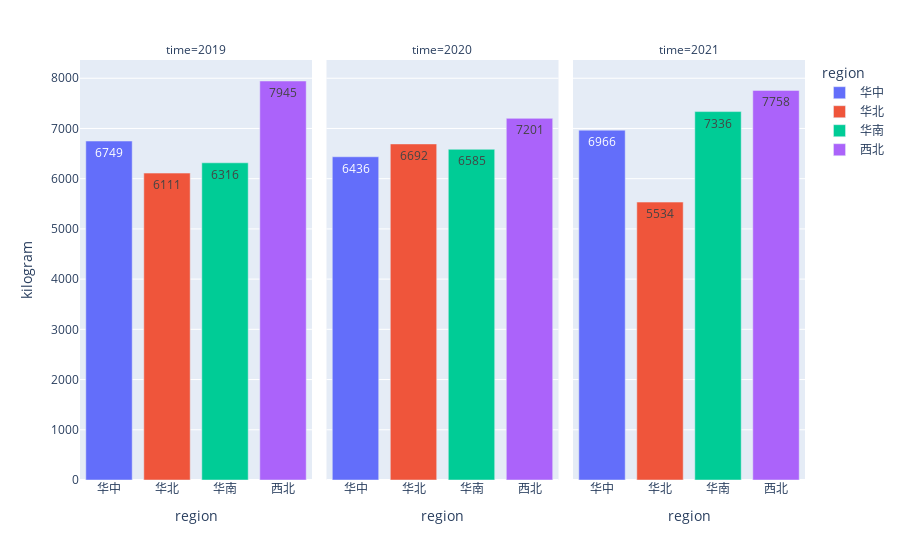

This figure's notebook cell:
### Code cell
fig6 = px.bar(
    df7,
    x = "region",
    y = "kilogram",
    color="region",
    facet_col="time",
    text = "kilogram"
)

fig6.show()

### Figure 1 — Plotly figure (JSON) as saved in the notebook; plotly's stock layout.template omitted (floating-point values rounded to 4 significant figures)
{"data": [{"alignmentgroup": "True", "hovertemplate": "region=%{x}<br>time=2019<br>kilogram=%{text}<extra></extra>", "legendgroup": "华中", "marker": {"color": "#636efa", "pattern": {"shape": ""}}, "name": "华中", "offsetgroup": "华中", "orientation": "v", "showlegend": true, "text": [6749], "textposition": "auto", "type": "bar", "x": ["华中"], "xaxis": "x", "y": [6749], "yaxis": "y"}, {"alignmentgroup": "True", "hovertemplate": "region=%{x}<br>time=2020<br>kilogram=%{text}<extra></extra>", "legendgroup": "华中", "marker": {"color": "#636efa", "pattern": {"shape": ""}}, "name": "华中", "offsetgroup": "华中", "orientation": "v", "showlegend": false, "text": [6436], "textposition": "auto", "type": "bar", "x": ["华中"], "xaxis": "x2", "y": [6436], "yaxis": "y2"}, {"alignmentgroup": "True", "hovertemplate": "region=%{x}<br>time=2021<br>kilogram=%{text}<extra></extra>", "legendgroup": "华中", "marker": {"color": "#636efa", "pattern": {"shape": ""}}, "name": "华中", "offsetgroup": "华中", "orientation": "v", "showlegend": false, "text": [6966], "textposition": "auto", "type": "bar", "x": ["华中"], "xaxis": "x3", "y": [6966], "yaxis": "y3"}, {"alignmentgroup": "True", "hovertemplate": "region=%{x}<br>time=2019<br>kilogram=%{text}<extra></extra>", "legendgroup": "华北", "marker": {"color": "#EF553B", "pattern": {"shape": ""}}, "name": "华北", "offsetgroup": "华北", "orientation": "v", "showlegend": true, "text": [6111], "textposition": "auto", "type": "bar", "x": ["华北"], "xaxis": "x", "y": [6111], "yaxis": "y"}, {"alignmentgroup": "True", "hovertemplate": "region=%{x}<br>time=2020<br>kilogram=%{text}<extra></extra>", "legendgroup": "华北", "marker": {"color": "#EF553B", "pattern": {"shape": ""}}, "name": "华北", "offsetgroup": "华北", "orientation": "v", "showlegend": false, "text": [6692], "textposition": "auto", "type": "bar", "x": ["华北"], "xaxis": "x2", "y": [6692], "yaxis": "y2"}, {"alignmentgroup": "True", "hovertemplate": "region=%{x}<br>time=2021<br>kilogram=%{text}<extra></extra>", "legendgroup": "华北", "marker": {"color": "#EF553B", "pattern": {"shape": ""}}, "name": "华北", "offsetgroup": "华北", "orientation": "v", "showlegend": false, "text": [5534], "textposition": "auto", "type": "bar", "x": ["华北"], "xaxis": "x3", "y": [5534], "yaxis": "y3"}, {"alignmentgroup": "True", "hovertemplate": "region=%{x}<br>time=2019<br>kilogram=%{text}<extra></extra>", "legendgroup": "华南", "marker": {"color": "#00cc96", "pattern": {"shape": ""}}, "name": "华南", "offsetgroup": "华南", "orientation": "v", "showlegend": true, "text": [6316], "textposition": "auto", "type": "bar", "x": ["华南"], "xaxis": "x", "y": [6316], "yaxis": "y"}, {"alignmentgroup": "True", "hovertemplate": "region=%{x}<br>time=2020<br>kilogram=%{text}<extra></extra>", "legendgroup": "华南", "marker": {"color": "#00cc96", "pattern": {"shape": ""}}, "name": "华南", "offsetgroup": "华南", "orientation": "v", "showlegend": false, "text": [6585], "textposition": "auto", "type": "bar", "x": ["华南"], "xaxis": "x2", "y": [6585], "yaxis": "y2"}, {"alignmentgroup": "True", "hovertemplate": "region=%{x}<br>time=2021<br>kilogram=%{text}<extra></extra>", "legendgroup": "华南", "marker": {"color": "#00cc96", "pattern": {"shape": ""}}, "name": "华南", "offsetgroup": "华南", "orientation": "v", "showlegend": false, "text": [7336], "textposition": "auto", "type": "bar", "x": ["华南"], "xaxis": "x3", "y": [7336], "yaxis": "y3"}, {"alignmentgroup": "True", "hovertemplate": "region=%{x}<br>time=2019<br>kilogram=%{text}<extra></extra>", "legendgroup": "西北", "marker": {"color": "#ab63fa", "pattern": {"shape": ""}}, "name": "西北", "offsetgroup": "西北", "orientation": "v", "showlegend": true, "text": [7945], "textposition": "auto", "type": "bar", "x": ["西北"], "xaxis": "x", "y": [7945], "yaxis": "y"}, {"alignmentgroup": "True", "hovertemplate": "region=%{x}<br>time=2020<br>kilogram=%{text}<extra></extra>", "legendgroup": "西北", "marker": {"color": "#ab63fa", "pattern": {"shape": ""}}, "name": "西北", "offsetgroup": "西北", "orientation": "v", "showlegend": false, "text": [7201], "textposition": "auto", "type": "bar", "x": ["西北"], "xaxis": "x2", "y": [7201], "yaxis": "y2"}, {"alignmentgroup": "True", "hovertemplate": "region=%{x}<br>time=2021<br>kilogram=%{text}<extra></extra>", "legendgroup": "西北", "marker": {"color": "#ab63fa", "pattern": {"shape": ""}}, "name": "西北", "offsetgroup": "西北", "orientation": "v", "showlegend": false, "text": [7758], "textposition": "auto", "type": "bar", "x": ["西北"], "xaxis": "x3", "y": [7758], "yaxis": "y3"}], "layout": {"annotations": [{"font": {}, "showarrow": false, "text": "time=2019", "x": 0.16, "xanchor": "center", "xref": "paper", "y": 1, "yanchor": "bottom", "yref": "paper"}, {"font": {}, "showarrow": false, "text": "time=2020", "x": 0.5, "xanchor": "center", "xref": "paper", "y": 1, "yanchor": "bottom", "yref": "paper"}, {"font": {}, "showarrow": false, "text": "time=2021", "x": 0.84, "xanchor": "center", "xref": "paper", "y": 1, "yanchor": "bottom", "yref": "paper"}], "barmode": "relative", "legend": {"title": {"text": "region"}, "tracegroupgap": 0}, "margin": {"t": 60}, "xaxis": {"anchor": "y", "categoryarray": ["华中", "华北", "华南", "西北"], "categoryorder": "array", "domain": [0, 0.32], "title": {"text": "region"}}, "xaxis2": {"anchor": "y2", "categoryarray": ["华中", "华北", "华南", "西北"], "categoryorder": "array", "domain": [0.34, 0.66], "matches": "x", "title": {"text": "region"}}, "xaxis3": {"anchor": "y3", "categoryarray": ["华中", "华北", "华南", "西北"], "categoryorder": "array", "domain": [0.68, 1.0], "matches": "x", "title": {"text": "region"}}, "yaxis": {"anchor": "x", "domain": [0, 1], "title": {"text": "kilogram"}}, "yaxis2": {"anchor": "x2", "domain": [0, 1], "matches": "y", "showticklabels": false}, "yaxis3": {"anchor": "x3", "domain": [0, 1], "matches": "y", "showticklabels": false}}}
